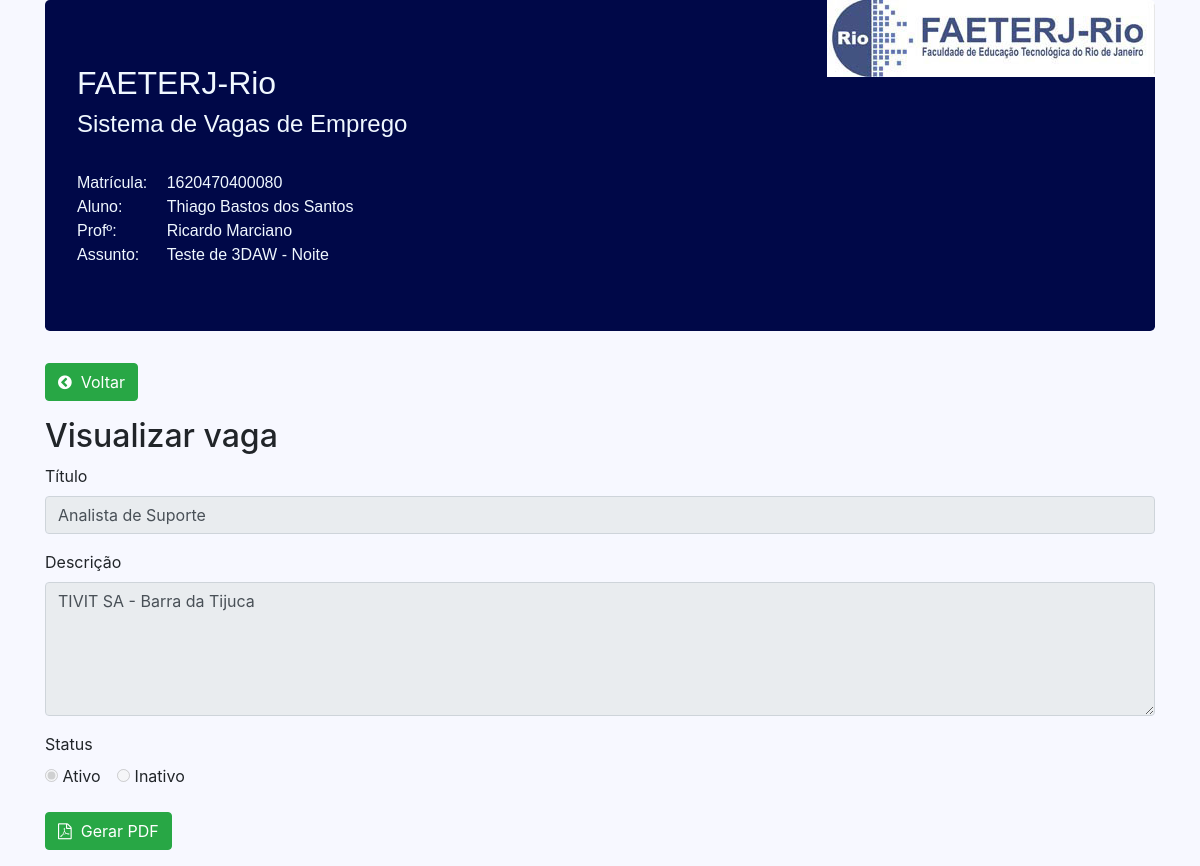
Screenshot of /visualizar.php?id=17 with the database file from the repository.
### tables this page shows
CREATE TABLE `vagas` (
  `id` int(11) NOT NULL,
  `titulo` varchar(255) NOT NULL,
  `descricao` text NOT NULL,
  `ativo` enum('s','n') NOT NULL,
  `data` timestamp NOT NULL DEFAULT current_timestamp() ON UPDATE current_timestamp(),
  `alteracao` timestamp NOT NULL DEFAULT '0000-00-00 00:00:00'
);

### visualizar.php (called while the page is built, shortened)
<?php
$obVaga=Vaga::getVaga($_GET['id']);
include 'includes/header.php';
include 'includes/formulario-view.php';
include 'includes/footer.php';
?>

### app/Db/Database.php (called while the page is built, shortened)
<?php
class Database{
    private $table;
    private $connection;
    public function __construct($table = null)
    {
        $this->table = $table;
    }
    private function setConnection(){
        try{
            $this->connection=new PDO('mysql:host='.self::HOST.';dbname='.self::NAME,self::USER,self::PASS,array(PDO::MYSQL_ATTR_INIT_COMMAND => "SET NAMES utf8"));
            $this->connection->setAttribute(PDO::ATTR_ERRMODE,PDO::ERRMODE_EXCEPTION);
        }catch(PDOException $e){
            die('ERROR: '.$e->getMessage());
        }
    }
    public function execute($query,$params = []){
        try{
            $statement = $this->connection->prepare($query);
            $statement->execute($params);
            return $statement;
        }catch(PDOException $e){
            die('ERROR: '.$e->getMessage());
        }
    }
    public function select($where=null, $order=null, $limit=null, $fields = '*'){
        $where=strlen($where) ? 'WHERE '.$where : '';
        $order=strlen($order) ? 'ORDER BY '.$order : '';
        $limit=strlen($limit) ? 'LIMIT '.$limit: '';
        $query='SELECT '.$fields.' FROM '.$this->table.' '.$where.' '.$order.' '.$limit;
        return $this->execute($query);
    }
}

### app/Entity/Vaga.php (called while the page is built, shortened)
<?php
class Vaga
{
    public static function getVaga($id){
        return (new Database('vagas'))->select('id = '.$id)->fetchObject(self::class);
    }
}

### includes/formulario-view.php (the view)
<main>
    <section>
        <a href="index.php">
            <button class="btn btn-success"><i class="fa fa-chevron-circle-left" aria-hidden="true"></i>&nbsp Voltar</button>
        </a>
    </section>
    <h2 class="mt-3"><?= TITLE ?></h2>
    <form method="post">
        <div class="form-group">
            <label>Título</label>
            <input type="text" class="form-control" name="titulo" value="<?= $obVaga->titulo ?>" disabled>
        </div>
        <div class="form-group">
            <label>Descrição</label>
            <textarea class="form-control" name="descricao" rows="5" disabled><?= $obVaga->descricao ?></textarea>
        </div>
        <div class="form-group">
            <label>Status</label>
            <div>
                <div class="form-check form-check-inline">
                    <label>
                        <input type="radio" name="ativo" value="s" checked disabled> Ativo
                    </label>
                </div>
                <div class="form-check form-check-inline">
                    <label>
                        <input type="radio" name="ativo" disabled value="n" <?= $obVaga->ativo == 'n' ? 'checked' : '' ?>> Inativo
                    </label>
                </div>
            </div>
        </div>
    </form>
    <div class="form-group">
        <a href="relVaga.php?id=<?=$obVaga->id;?>" target="_blank">
            <button class="btn btn-success"><i class="fa fa-file-pdf-o"></i>&nbsp Gerar PDF</button>
        </a>
    </div>
</main>

### includes/css/style.css (style rules this page uses)
body { background: #f7f8ff; }

### rows the page displays
vagas: titulo "Analista de Suporte", descricao "TIVIT SA - Barra da Tijuca", ativo "☐ Inativo"

### other values shown
TITLE "Visualizar vaga"
